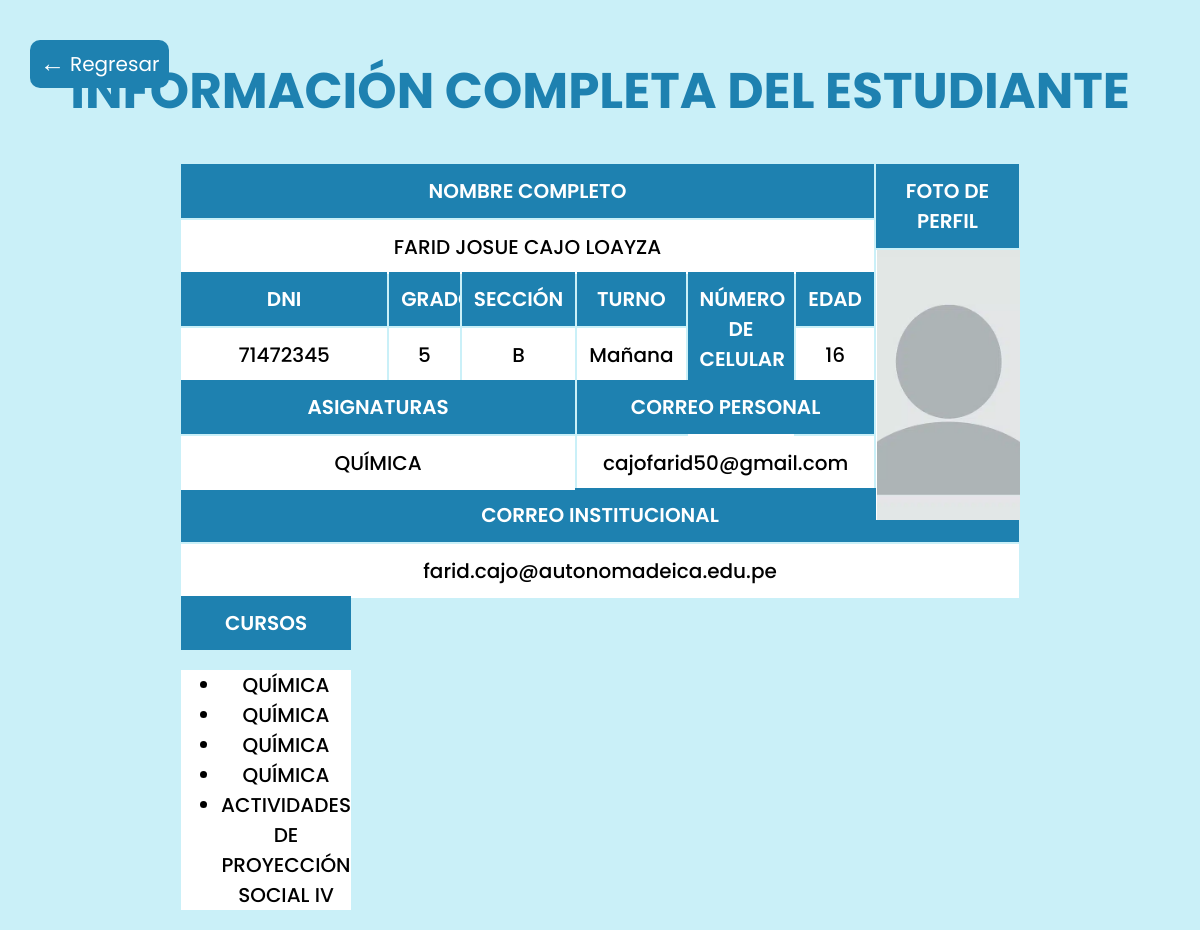
Page /Estudiantes/Frontend/informacion.php?id=5 (signed in) on the committed database.
### tables this page shows
CREATE TABLE `estudiantes` (
  `id_estudiante` int(11) NOT NULL,
  `dni` varchar(8) NOT NULL,
  `nombres` varchar(50) NOT NULL,
  `apellidoPaterno` varchar(50) NOT NULL,
  `apellidoMaterno` varchar(50) NOT NULL,
  `edad` int(3) NOT NULL,
  `celular` varchar(9) NOT NULL,
  `correoPersonal` varchar(100) NOT NULL,
  `correoInstitucional` varchar(100) NOT NULL,
  `grado` int(2) NOT NULL,
  `seccion` varchar(2) NOT NULL,
  `turno` varchar(30) NOT NULL,
  `foto` varchar(200) NOT NULL,
  `borrado` int(1) NOT NULL
);

CREATE TABLE `cursos` (
  `id_curso` int(3) NOT NULL,
  `nombre_curso` varchar(50) NOT NULL
);

CREATE TABLE `matriculas` (
  `id_matricula` int(11) NOT NULL,
  `id_estudiante` int(11) NOT NULL,
  `id_curso` int(11) NOT NULL,
  `id_docente` int(11) NOT NULL
);

### Estudiantes/Frontend/informacion.php (the view, shortened to what this page needs)
<?php
include("../../connection.php");
$idEst = $_GET["id"];
$query_select = "SELECT * FROM estudiantes WHERE estudiantes.id_estudiante = $idEst";
$result = mysqli_query($link, $query_select);
if ($result) {
    $row = mysqli_fetch_array($result);
    if ($row["dni"] != null) {
        $dni = $row["dni"];
        $nombres = $row["nombres"];
        $apellidoPaterno = $row["apellidoPaterno"];
        $apellidoMaterno = $row["apellidoMaterno"];
        $edad = $row["edad"];
        $celular = $row["celular"];
        $correoPersonal = $row["correoPersonal"];
        $correoInstitucional = $row["correoInstitucional"];
        $grado = $row["grado"];
        $seccion = $row["seccion"];
        $turno = $row["turno"];
        $foto = $row["foto"];
    }
}
$query_asignaturas = "SELECT cursos.nombre_curso AS asignatura
                      FROM matriculas
                      JOIN cursos ON matriculas.id_curso = cursos.id_curso
                      WHERE matriculas.id_estudiante = $idEst";
$result_asignaturas = mysqli_query($link, $query_asignaturas);
$asignatura = "";
$query_curso_prueba = "SELECT * FROM matriculas WHERE matriculas.id_estudiante = $idEst";
$result_curso = mysqli_query($link, $query_curso_prueba);
if ($result_asignaturas) {
    if (mysqli_num_rows($result_asignaturas) > 0) {
        $row_asignatura = mysqli_fetch_assoc($result_asignaturas);
        $asignatura = $row_asignatura['asignatura'];
    } else {
        $asignatura = "-";
    }
}
?>
<!DOCTYPE html>
<html lang="es">
<head>
    <link rel="stylesheet" href="informacion.css">
</head>
<body>
    <h1>INFORMACIÓN COMPLETA DEL ESTUDIANTE</h1>
    <main class="container">
        <section class="section nombre">
            <div class="title">
                <p>NOMBRE COMPLETO</p>
            </div>
            <div class="text">
                <p><?php echo "$nombres $apellidoPaterno $apellidoMaterno"; ?></p>
            </div>
        </section>
        <section class="section dni">
            <div class="title">
                <p>DNI</p>
            </div>
            <div class="text">
                <p><?php echo "$dni"; ?></p>
            </div>
        </section>
        <section class="section grado">
            <div class="title">
                <p>GRADO</p>
            </div>
            <div class="text">
                <p><?php echo "$grado"; ?></p>
            </div>
        </section>
        <section class="section seccion">
            <div class="title">
                <p>SECCIÓN</p>
            </div>
            <div class="text">
                <p><?php echo "$seccion"; ?></p>
            </div>
        </section>
        <section class="section turno">
            <div class="title">
                <p>TURNO</p>
            </div>
            <div class="text">
                <p><?php echo "$turno"; ?></p>
            </div>
        </section>
        <section class="section edad">
            <div class="title">
                <p>EDAD</p>
            </div>
            <div class="text">
                <p><?php echo "$edad"; ?></p>
            </div>
        </section>
        <section class="section numcel">
            <div class="title">
                <p>NÚMERO DE CELULAR</p>
            </div>
            <div class="text">
                <p><?php echo "$celular"; ?></p>
            </div>
        </section>
        <section class="section correoPer">
            <div class="title">
                <p>CORREO PERSONAL</p>
            </div>
            <div class="text">
                <p><?php echo "$correoPersonal"; ?></p>
            </div>
        </section>
        <section class="section correoInst">
            <div class="title">
                <p>CORREO INSTITUCIONAL</p>
            </div>
            <div class="text">
                <p><?php echo "$correoInstitucional"; ?></p>
            </div>
        </section>
        <section class="section foto">
            <div class="title">
                <p>FOTO DE PERFIL</p>
            </div>
            <div class="text">
                <div class="img-container">
                    <img src="../Backend/Fotos/<?php echo $foto; ?>" alt="Foto de perfil">
                </div>
            </div>
        </section>
        <section class="section asig">
            <div class="title">
                <p>ASIGNATURAS</p>
            </div>
            <div class="text">
                <p><?php echo $asignatura; ?></p>
            </div>
        </section>
        <section class="section" >
            <div class="title" >
                <p>CURSOS</p>
            </div>
            <div class="text">
                <ul>
                    <?php while ($row = mysqli_fetch_array($result_curso)): ?>
                    <?php $query_curso_nombre = "SELECT * FROM cursos WHERE cursos.id_curso= $row[id_curso]";
                    $result_nombre = mysqli_query($link, $query_curso_nombre);
                    $row_nombre = mysqli_fetch_array($result_nombre);?>
                <li><?php echo $row_nombre["nombre_curso"] ?></li>
                <?php endwhile; ?>
                </ul>
            </div>
        </section>
    </main>
    <div class="regresar">
        <a href="tabla_registros.php">
            <span class="flecha">&larr;</span> Regresar
        </a>
    </div>
</body>
</html>

### Estudiantes/Frontend/informacion.css (style rules this page uses)
body { margin: 0; background-color: #CAF0F8; font-family: "Poppins", sans-serif; }
h1 { font-size: 50px; color: #1E81B0; padding-top: 20px; text-align: center; animation: titulo 0.5s ease-in-out; }
.container { width: 70%; margin: 0 auto; display: grid; grid-template-columns: repeat(14, 1fr); grid-template-rows: repeat(4, 108px); animation: info4k .5S ease-in-out; }
.nombre { grid-column: 1 / 11; }
.dni { grid-column: 1 / 3; grid-row: 2 / 3; }
.grado { grid-column: 3 / 5; grid-row: 2 / 3; }
.seccion { grid-column: 5 / 6; grid-row: 2 / 3; }
.turno { grid-column: 6 / 7; grid-row: 2 / 3; }
.edad { grid-column: 10 / 11; grid-row: 2 / 3; }
.numcel { grid-column: 7 / 10; grid-row: 2 / 3; }
.correoPer { grid-column: 6 / 11; grid-row: 3 / 4; }
.correoInst { grid-column: 1 / 15; grid-row: 4 / 5; }
.asig { grid-column: 1/6; grid-row: 3/4; }
.foto { grid-column:11 / 15; grid-row: 1 / -1; }
.title { background-color: #1E81B0; text-align: center; color: white; font-size: 20px; font-weight: 600; }
.text { background-color: white; text-align: center; font-size: 20px; font-weight: 500; }
.img-container { width: 100%; height: 270px; overflow: hidden; }
.img-container img { width: 100%; height: 100%; object-fit: cover; }
.regresar { position: absolute; top: 40px; left: 30px; animation: btn-regresar 0.6s ease-in-out; }
.regresar a { padding: 5px 10px; border-radius: 10px; background-color: #1E81B0; display: flex; align-items: center; text-decoration: none; color: white; font-size: 20px; transition: transform 0.3s ease, background-color 0.3s ease; }
.regresar .flecha { margin-right: 5px; font-size: 25px; }

### rows in the picture
estudiantes: nombres "FARID JOSUE", apellidoPaterno "CAJO", apellidoMaterno "LOAYZA", dni "71472345", grado "5", seccion "B", turno "Mañana", edad "16", correoPersonal "cajofarid50@gmail.com", correoInstitucional "farid.cajo@autonomadeica.edu.pe", foto (picture)
cursos: nombre_curso "QUÍMICA"
matriculas: id_curso.nombre_curso "QUÍMICA"
matriculas: id_curso.nombre_curso "QUÍMICA"
matriculas: id_curso.nombre_curso "QUÍMICA"
matriculas: id_curso.nombre_curso "QUÍMICA"
matriculas: id_curso.nombre_curso "ACTIVIDADES DE PROYECCIÓN SOCIAL IV"
